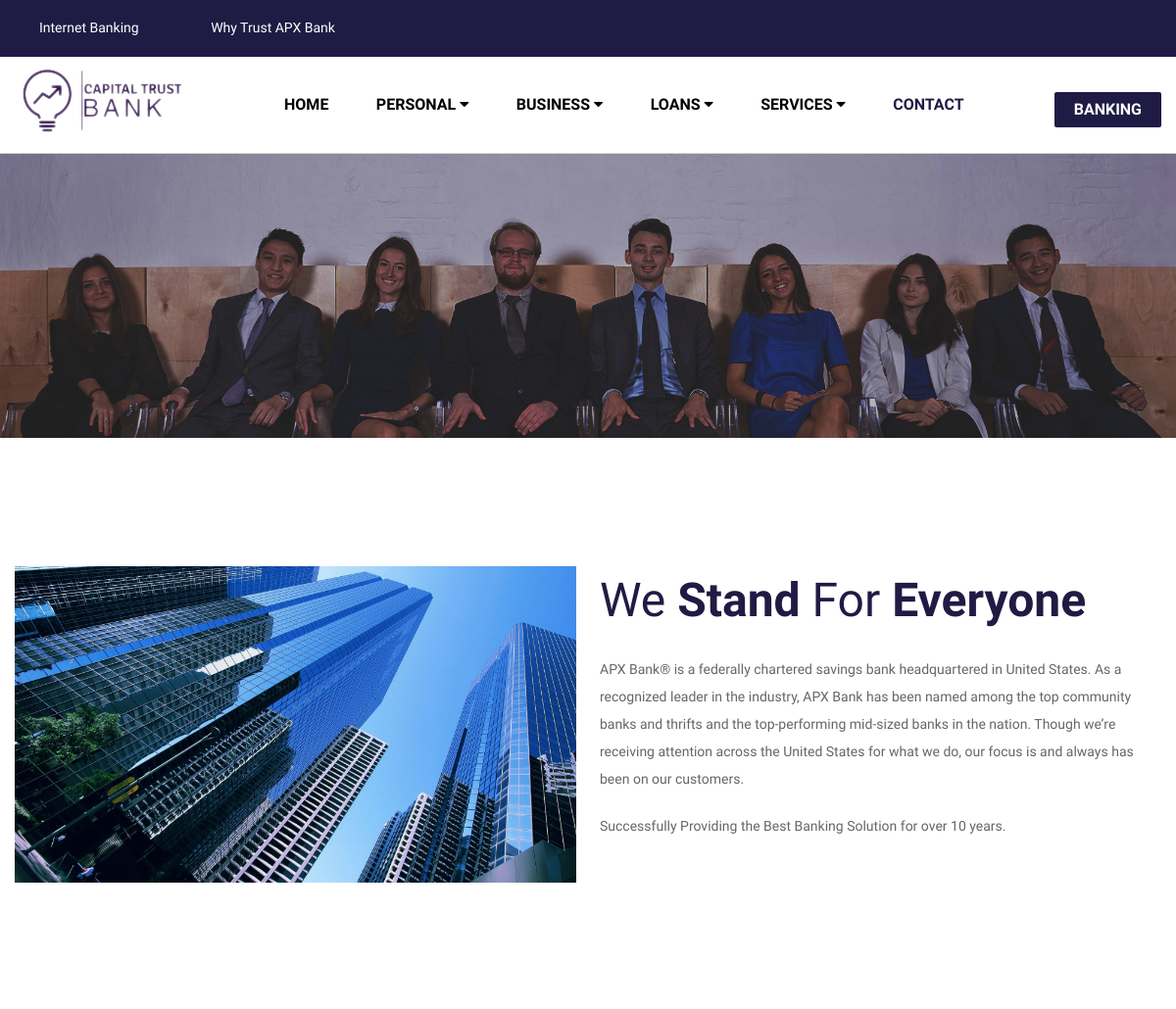
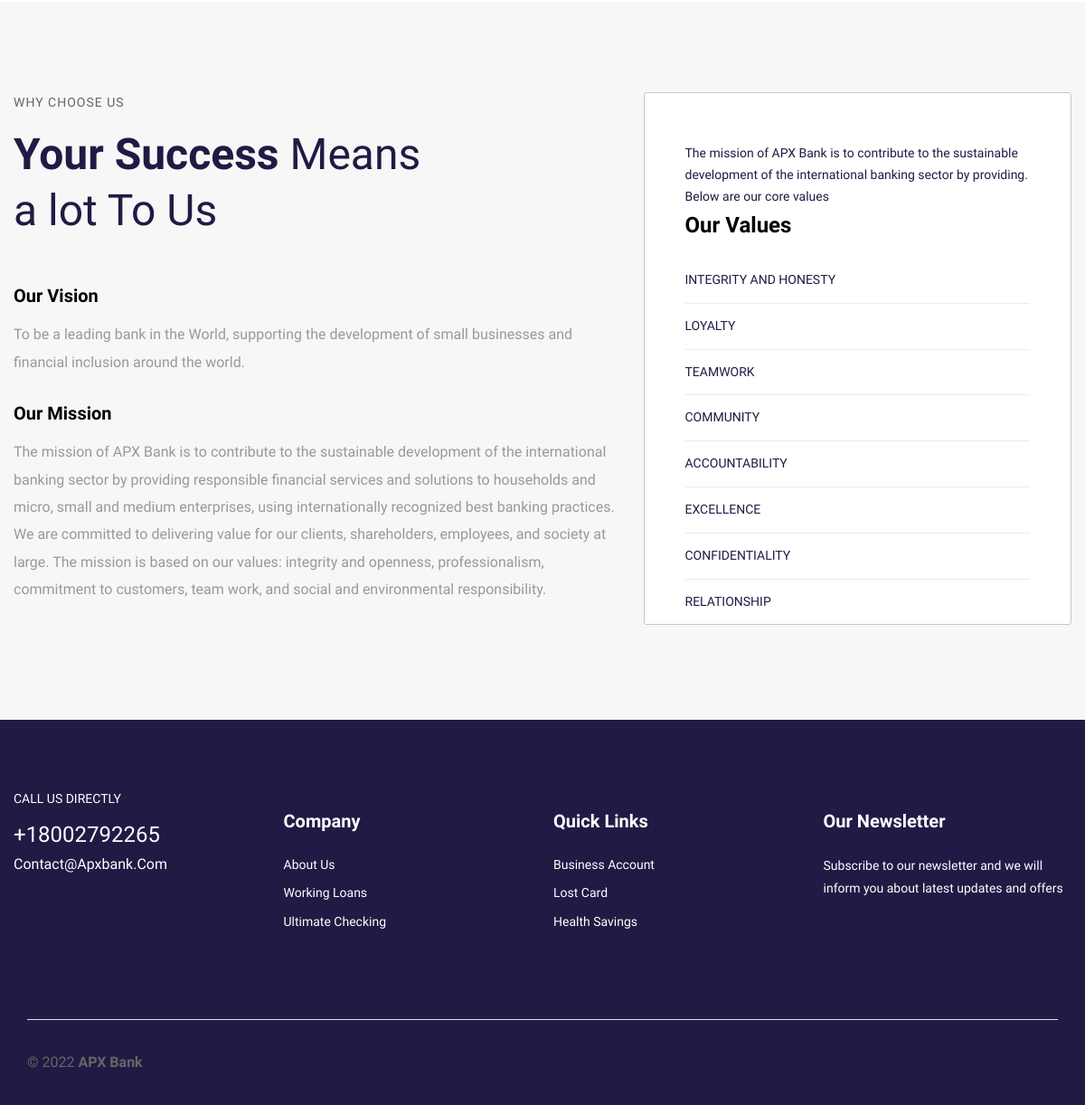
Page /p/about.php on the committed database (2 pictures, top to bottom).
### tables this page shows
CREATE TABLE IF NOT EXISTS `settings` (
  `id` int(11) NOT NULL AUTO_INCREMENT PRIMARY KEY,
  `image` text DEFAULT NULL,
  `about_us` text DEFAULT NULL,
  `url_name` text DEFAULT NULL,
  `url_tel` varchar(15) DEFAULT NULL,
  `url_email` varchar(100) DEFAULT NULL,
  `trans_limit_min` double DEFAULT 500,
  `trans_limit_max` double DEFAULT 500000,
  `livechat` text DEFAULT NULL COMMENT 'Live Widget',
  `twillio_status` int(11) NOT NULL DEFAULT 0 COMMENT '0=off,1=on',
  `billing_code` int(11) NOT NULL DEFAULT 0 COMMENT '0=off,1=on',
  `transfer` int(11) NOT NULL DEFAULT 1 COMMENT '0=off,1=on',
  `bank_deposit` int(11) NOT NULL DEFAULT 0 COMMENT '0=off,1=on'
);

### include/config.php (called while the page is built, shortened)
<?php
$web_url = WEB_URL;
if (!function_exists('getSiteSettings')) {
    function getSiteSettings($conn = null) {
        $defaults = [
            'id' => 1,
            'image' => 'logo.png',
            'about_us' => 'APX Bank provides modern, secure, and intuitive digital banking solutions for individuals and enterprises worldwide.',
            'url_name' => defined('WEB_TITLE') ? WEB_TITLE : 'APX Bank',
            'url_tel' => '18002792265',
            'url_email' => defined('WEB_EMAIL') ? WEB_EMAIL : 'contact@apxbank.com',
            'trans_limit_min' => 500,
            'trans_limit_max' => 500000,
            'livechat' => '',
            'twillio_status' => 0,
            'billing_code' => 1,
            'transfer' => 1,
            'bank_deposit' => 0,
        ];
        if ($conn instanceof PDO) {
            try {
                $stmt = $conn->query("SELECT * FROM settings WHERE id = '1' LIMIT 1");
                if ($stmt) {
                    $row = $stmt->fetch(PDO::FETCH_ASSOC);
                    if (is_array($row) && !empty($row)) {
                        $cached = array_merge($defaults, array_filter($row, function($val) {
                            return $val !== null && $val !== '';
                        }));
                        return $cached;
                    }
                }
            } catch (\Throwable $e) {
                error_log("getSiteSettings query notice: " . $e->getMessage());
            }
        }
        $cached = $defaults;
        return $cached;
    }
}

### include/loginFunction.php (called while the page is built, shortened)
<?php
require_once __DIR__ . "/config.php";
$conn = dbConnect();
$page = getSiteSettings($conn);

### p/about.php (the view, shortened to what this page needs)
<?php
include_once(__DIR__."/../front/header.php");
?>
        <div class="page-banner-image-section">
            <div class="image">
                <img src="<?= $web_url ?>/front/images/background/2.jpg" alt="" />
            </div>
        </div>
        <div class="about-section-two">
            <div class="auto-container">
                <div class="inner-container">
                    <div class="row align-items-center clearfix">
                        <div class="image-column col-lg-6">
                            <div class="about-image">
                                <div class="about-inner-image">
                                    <img src="<?= $web_url ?>/front/images/background/about.jpg" alt="about">
                                </div>
                            </div>
                        </div>
                        <div class="content-column col-lg-6 col-md-12 col-sm-12 mb-0">
                            <div class="inner-column">
                                <div class="sec-title">
                                    <h2>We <span>Stand</span> For <span>Everyone</span> </h2>
                                </div>
                                <div class="text">
                                    <p>
                                        <?= $pageTitle ?>® is a federally chartered savings bank headquartered in United States.
                                        As a recognized leader in the industry, <?= $pageTitle ?> has been named among the top community banks and thrifts and the top-performing mid-sized banks in the nation. Though we’re receiving attention across the United States for what we do, our focus is and always has been on our customers.
                                    </p>
                                    <p>
                                        Successfully Providing the Best Banking Solution for over 10 years.
                                    </p>
                                </div>
                            </div>
                        </div>
                    </div>
                </div>
            </div>
        </div>
        <div class="reputation-section-two">
            <div class="auto-container">
                <div class="row clearfix">
                    <div class="content-column col-lg-7 col-md-12 col-sm-12">
                        <div class="inner-column">
                            <div class="sec-title">
                                <div class="title">why choose us</div>
                                <h2><span>Your Success </span>Means<br> a lot To Us</h2>
                            </div>
                            <div class="blocks-outer">
                                <div class="reputation-block">
                                    <div class="inner-box">
                                        <h5>Our Vision</h5>
                                        <div class="text">To be a leading bank in the World, supporting the development of small businesses and financial inclusion around the world.</div>
                                    </div>
                                </div>
                                <div class="reputation-block">
                                    <div class="inner-box">
                                        <h5>Our Mission</h5>
                                        <div class="text">The mission of <?= $pageTitle ?> is to contribute to the sustainable development of the international banking sector by
                                            providing responsible financial services and solutions to households and micro, small and medium enterprises, using internationally
                                            recognized best banking practices. We are committed to delivering value for our clients, shareholders, employees, and society at large.
                                            The mission is based on our values: integrity and openness, professionalism, commitment to customers, team work, and social and
                                            environmental responsibility.</div>
                                    </div>
                                </div>
                            </div>
                        </div>
                    </div>
                    <div class="form-column col-lg-5 col-md-12 col-sm-12">
                        <div class="inner-column">
                            <div class="form-boxed">
                                <div class="text">The mission of <?= $pageTitle ?> is to contribute to the sustainable development of the international banking sector by
                                    providing. Below are our core values</div>
                                <div class="consult-form">
                                    <div class="sidebar-widget categories-blog">
    <div class="sidebar-title">
        <h4>Our Values</h4>
    </div>
    <ul>
        <li><a>Integrity and honesty </a></li>
        <li><a>Loyalty </a></li>
        <li><a>Teamwork</a></li>
        <li><a>Community </a></li>
        <li><a>Accountability </a></li>
        <li><a>Excellence </a></li>
        <li><a>Confidentiality </a></li>
        <li><a>Relationship </a></li>
    </ul>
</div>
                                </div>
                            </div>
                        </div>
                    </div>
                </div>
            </div>
        </div>
        <?php
        include(__DIR__."/../front/footer.php");
        ?>

### front/header.php (shortened to what this page needs)
<?php
require __DIR__."/../include/loginFunction.php";
try {
    $sql = "SELECT * FROM settings WHERE id ='1'";
    $stmt = $conn->prepare($sql);
    $stmt->execute();
    $dbSettings = $stmt->fetch(PDO::FETCH_ASSOC);
    if ($dbSettings && is_array($dbSettings)) {
        $page = array_merge($page, array_filter($dbSettings, function($v) { return $v !== null && $v !== ''; }));
    }
} catch (\Throwable $e) {
    error_log("Settings query error: " . $e->getMessage());
}
$pageTitle = $page['url_name'];
?>
<!DOCTYPE html>
<html lang="en-US">
<head>
<link href="/front/css/bootstrap.min.css" rel="stylesheet" />
<link href="/front/css/main.css" rel="stylesheet" />
<link href="/front/css/responsive.css" rel="stylesheet" />
<link href="https://maxcdn.bootstrapcdn.com/font-awesome/4.7.0/css/font-awesome.min.css" rel="stylesheet">
<link href="https://cdn.jsdelivr.net/npm/remixicon@2.5.0/fonts/remixicon.css" rel="stylesheet">
</head>
<body oncontextmenu="return false">
	<div class="page-wrapper">
    <header class="main-header style-three">
        <div class="header-top">
            <div class="auto-container">
                <div class="inner-container clearfix">
                    <div class="top-left">
                        <ul class="info-list">
                            <li>
                                <a href="<?= $web_url ?>/login.php"><span class="icon icofont-bank"></span>Internet Banking</a>
                            </li>
                            <li class="share"><a href="<?= $web_url ?>/p/about.php"><span class="icon icofont-handshake-deal"></span> Why Trust <?=  $pageTitle  ?></a></li>
                        </ul>
                    </div>
                </div>
            </div>
        </div>
        <div class="header-upper">
            <div class="auto-container">
                <div class="inner-container clearfix">
                    <div class="pull-left logo-box">
                        <div class="logo">
                            <a href="/"><img src="<?= $web_url ?>/assets/images/logo/<?= $page['image'] ?>" alt="" title="" /></a>
                        </div>
                    </div>
                    <div class="nav-outer pull-left clearfix">
                        <nav class="main-menu navbar-expand-md">
                            <div class="navbar-collapse show collapse clearfix" id="navbarSupportedContent">
                                <ul class="navigation clearfix">
                                    <li><a href="<?= $web_url ?>">Home</a></li>
                                    <li class="dropdown">
                                        <a href="#">Personal <i class="fa fa-caret-down"></i></a>
                                    </li>
                                    <li class="dropdown">
                                        <a href="#">Business <i class="fa fa-caret-down"></i></a>
                                    </li>
                                    <li class="dropdown">
                                        <a href="#">Loans <i class="fa fa-caret-down"></i></a>
                                    </li>
                                    <li class="dropdown">
                                        <a href="#">Services <i class="fa fa-caret-down"></i></a>
                                    </li>
                                    <li class="current">
                                        <a href="<?= $web_url ?>/p/contact.php">Contact</a>
                                    </li>
                                </ul>
                            </div>
                        </nav>
                    </div>
                    <div class="outer-box">
                        <div class="search-box-btn search-box-outer">
                            <a href="<?= $web_url ?>/login.php" class="theme-btn btn-style-one" style="margin-top:0px;padding:10px 20px;"><span class="txt">Banking</span></a>
                        </div>
                    </div>
                </div>
            </div>
        </div>
    </header>

### front/footer.php (shortened to what this page needs)
   <footer class="main-footer">
       <div class="auto-container">
           <div class="widgets-section">
               <div class="row clearfix">
                   <div class="big-column col-lg-6 col-md-12 col-sm-6 col-12">
                       <div class="row clearfix">
                           <div class="footer-column col-lg-6 col-md-6 col-sm-12">
                               <div class="footer-widget logo-widget">
                                   <div class="call">
                                       Call us directly
                                       <a class="phone" href="#">+<?= $page['url_tel'] ?></a>
                                       <a class="email" href="mailto:<?= $page['url_email'] ?>"><?= $page['url_email'] ?></a>
                                   </div>
                               </div>
                           </div>
                           <div class="footer-column col-lg-6 col-md-6 col-sm-12">
                               <div class="footer-widget links-widget">
                                   <h5>Company</h5>
                                   <ul class="list-link">
                                       <li><a href="<?= $web_url ?>/p/about.php">About Us</a></li>
                                       <li><a href="<?= $web_url ?>/p/working-capital-loans.php">Working Loans</a></li>
                                       <li><a href="<?= $web_url ?>/p/ultimate-checking.php">Ultimate Checking</a></li>
                                   </ul>
                               </div>
                           </div>
                       </div>
                   </div>
                   <div class="big-column col-lg-6 col-md-12 col-sm-6 col-12">
                       <div class="row clearfix">
                           <div class="footer-column col-lg-6 col-md-6 col-sm-12">
                               <div class="footer-widget links-widget">
                                   <h5>Quick Links</h5>
                                   <ul class="list-link">
                                       <li><a href="<?= $web_url ?>/p/business-savings-account.php">Business Account</a></li>
                                       <li><a href="<?= $web_url ?>/p/lost-cards.php">Lost Card</a></li>
                                       <li><a href="<?= $web_url ?>/p/health-savings-account.php">Health Savings</a></li>
                                   </ul>
                               </div>
                           </div>
                           <div class="footer-column col-lg-6 col-md-6 col-sm-12">
                               <div class="footer-widget newsletter-widget">
                                   <h5>Our Newsletter</h5>
                                   <div class="text">
                                       Subscribe to our newsletter and we will inform you about
                                       latest updates and offers
                                   </div>
                               </div>
                           </div>
                       </div>
                   </div>
               </div>
           </div>
           <div class="footer-bottom">
               <div class="auto-container">
                   <div class="bottom-inner">
                       <div class="row clearfix">
                           <div class="col-lg-8 col-md-12 col-sm-12">
                               <div class="copyright">
                                   © 2022 <strong><?= $pageTitle ?></strong>
                               </div>
                           </div>
                           <div class="col-lg-4 col-md-12 col-sm-12">
                               <ul class="social-nav">
                                   <li>
                                       <a href="#" class="icofont-twitter"></a>
                                   </li>
                                   <li>
                                       <a href="#" class="icofont-facebook"></a>
                                   </li>
                                   <li>
                                       <a href="#" class="icofont-instagram"></a>
                                   </li>
                               </ul>
                           </div>
                       </div>
                   </div>
               </div>
           </div>
       </div>
   </footer>	</div>
</body>
</html>

### rows in the picture
settings: url_name "APX Bank", image (picture), url_tel "18002792265", url_email "Contact@apxbank.com"
